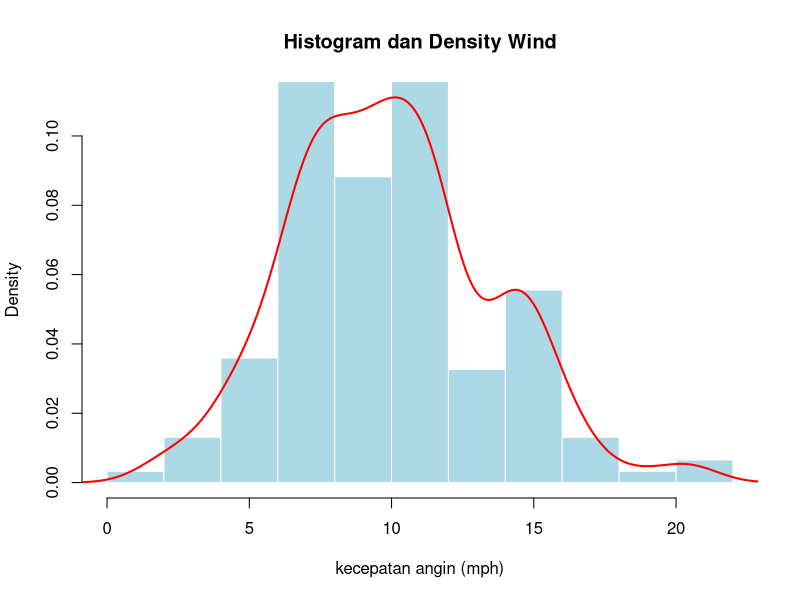
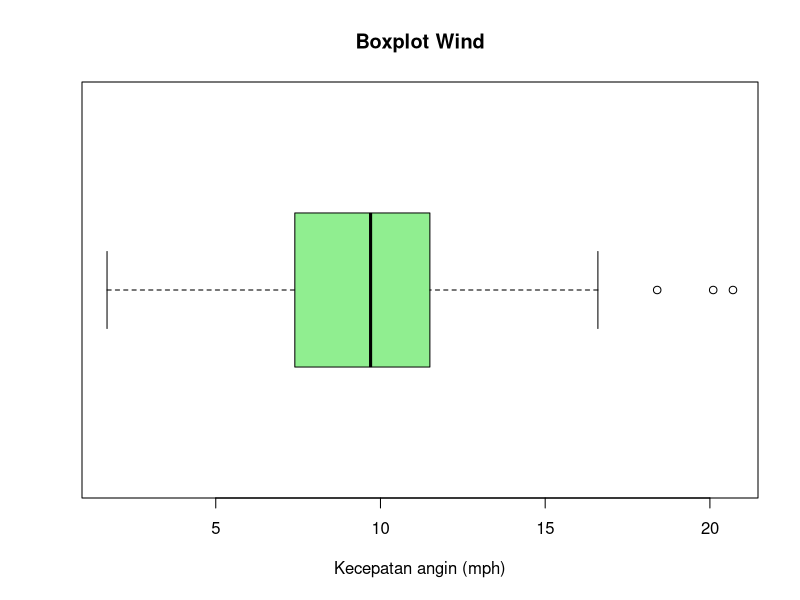
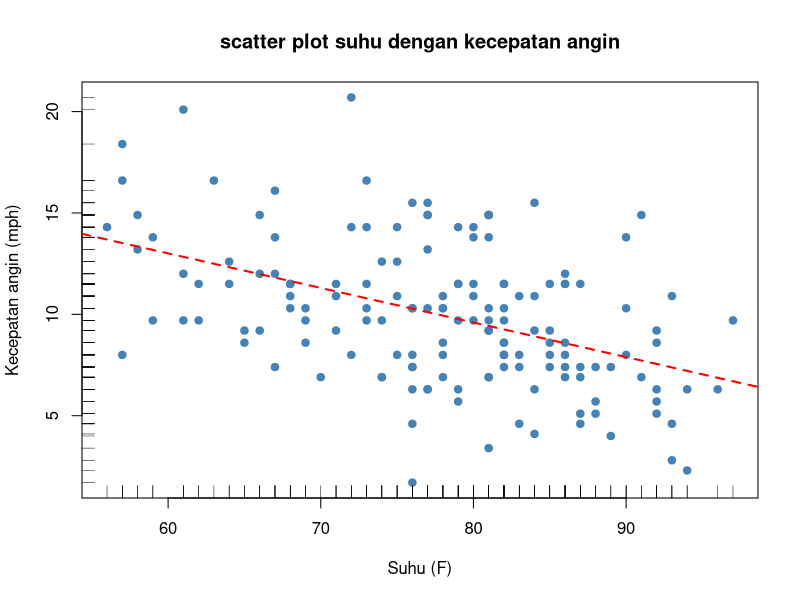

R code for these plots, in order:
data("airquality")
str(airquality)

dens <- density(airquality$Wind)
hist(airquality$Wind, probability = TRUE, col = "#ADD8E6", border = "white",
     ylim = c(0,max(dens$y)),
     xlab = "kecepatan angin (mph)", main = "Histogram dan Density Wind")
lines(dens, col = "red", lwd = 2)

boxplot(airquality$Wind, horizontal = TRUE, col = "lightgreen",
        main = "Boxplot Wind", xlab = "Kecepatan angin (mph)")
stem(airquality$Wind)

plot(Wind ~ Temp, data = airquality, pch = 19, col = "steelblue",
     xlab = "Suhu (F)", ylab = "Kecepatan angin (mph)",
     main = "scatter plot suhu dengan kecepatan angin")
rug(airquality$Temp); rug(airquality$Wind, side = 2)
abline(lm(Wind ~ Temp, data = airquality), col = "red", lwd = 2, lty = 2)
